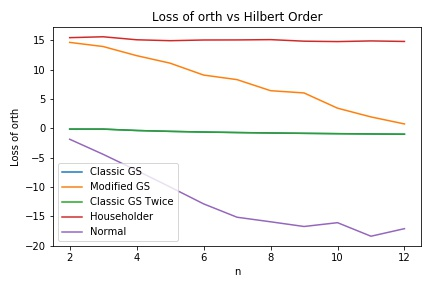

Python code for this plot:
from __future__ import division
import numpy as np
import matplotlib.pyplot as plt
import numpy.linalg as npla
import scipy.linalg as spla

def hilbert(n):
    H = np.zeros((n, n))
    for i in range(n):
        for j in range(n):
            H[i, j] = 1.0 / ((i + 1) + (j + 1) - 1)
    return H

def cholesky(A):
    n = len(A)
    L = [[0.0] * n for i in range(n)]
    # choleskyfactorization from resources
    for i in range(n):
        for k in range(i+1):
            tmp_sum = sum(L[i][j] * L[k][j] for j in range(k))
            if (i == k):
                L[i][k] = (abs(A[i][i] - tmp_sum))**(1/2)
            else:
                L[i][k] = (1.0 / L[k][k] * (A[i][k] - tmp_sum))
    return np.array(L)

def QR_Modified(A):
    m,n = A.shape[0],A.shape[1]
    q,r = np.zeros((m,n)),np.zeros((n,n))
    # qr modified from resources
    for k in range(n):
        r[k][k] = npla.norm(A[:,k],2)
        if(r[k][k]==0):
            break
        q[:,k] = A[:,k]/r[k][k]
        for j in range(k+1,n):
            r[k][j] = np.dot(q[:,k].T,A[:,j])
            A[:,j] = A[:,j] - r[k][j]*q[:,k]
    return q,r

def QR_Classic(A):
    m,n = A.shape[0],A.shape[1]
    q,r = np.zeros((m,n)),np.zeros((n,n))
    # qr from resources
    for k in range(n):
        q[:,k] = A[:,k]
        for j in range(k-1):
            r[j][k] = np.dot(q[:,j].T,A[:,k])
            q[:,k] = q[:,k] - q[:,j]*r[j][k]
        r[k][k] = npla.norm(q[:,k],2)
        if(r[k][k] == 0):
            break
        q[:,k] = q[:,k]/r[k][k]
    return q,r
    
def QR_Classic_Twice(A):
    q,r = QR_Classic(A)
    q,r = QR_Classic(q)
    return q,r

def QR_Householder(A):
    q,r = npla.qr(A)
    return q,r

def QR_Normal(A):
    L = cholesky(np.matmul(A.T,A))
    # P,L,U = spla.lu(A)
    Li = npla.inv(L)
    q = np.matmul(A,Li)
    return q,None

def QR(f,A):
    return f(A)

def quality(Q):
    return -np.log10(npla.norm(np.eye(Q.shape[1])-np.matmul(Q.T,Q)))


method = [QR_Classic,QR_Modified,QR_Classic_Twice,QR_Householder,QR_Normal]
loss = [list() for i in range(5)]
legend = ["Classic GS","Modified GS","Classic GS Twice","Householder","Normal"]
for n in range(2,13):
    # H = hilbert(n)
    for i in range(5):
        H = hilbert(n)
        q,r = QR(method[i],H)
        loss[i].append(quality(q))

xspace = np.array(list(range(2,13)))

same = True

a = list(range(3))
b = list(range(4))
c = list(range(5))

#edit question as needed
question = c

for i in c:
    if not same: plt.subplot(5, 1, i+1)
    plt.title(legend[i]+'Loss of orth vs Hilbert Order')
    plt.plot(xspace, loss[i],marker='',label=legend[i],linestyle='-')
    plt.xlabel('n')
    plt.ylabel('Loss of orth')
    
if same:
    plt.title('Loss of orth vs Hilbert Order')
    plt.legend()
plt.tight_layout() 
plt.savefig('problem1.jpg')
plt.show()

    
    
    
    
    